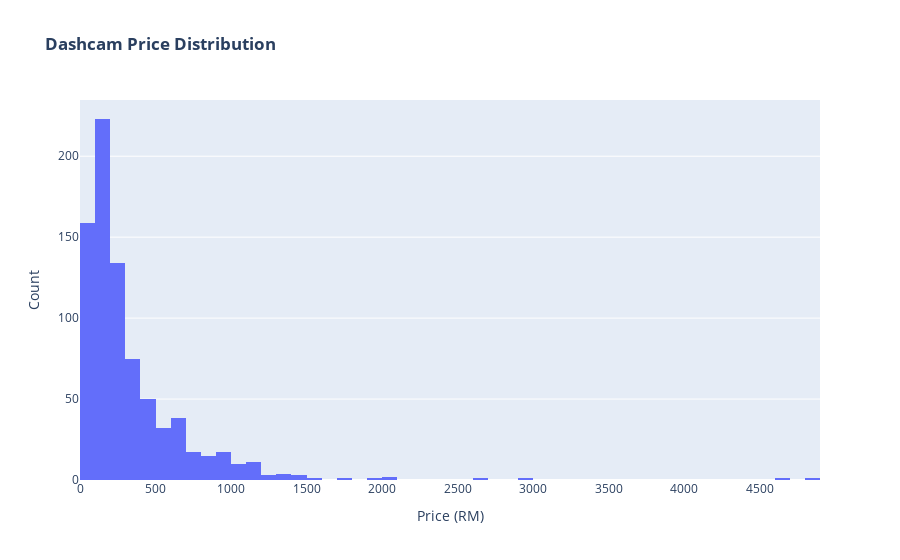

Write notebook code for a chart like this one.
### Code cell
# Checking dashcam price distribution in histogram
fig2 = go.Figure()
fig2.add_trace(go.Histogram(x=df_800['original_price_RM'], nbinsx=64))
fig2.update_layout(title_text='<b>Dashcam Price Distribution</b>')
fig2.update_xaxes(title_text='Price (RM)')
fig2.update_yaxes(title_text="Count")

fig2.show()

### Figure 1 — Plotly figure (JSON) as saved in the notebook; plotly's stock layout.template omitted (floating-point values rounded to 4 significant figures; data arrays with more than 128 entries replaced by an {"elided": "..."} marker saying what was removed)
{"data": [{"nbinsx": 64, "type": "histogram", "x": {"elided": "800 float values"}}], "layout": {"title": {"text": "<b>Dashcam Price Distribution</b>"}, "xaxis": {"title": {"text": "Price (RM)"}}, "yaxis": {"title": {"text": "Count"}}}}
